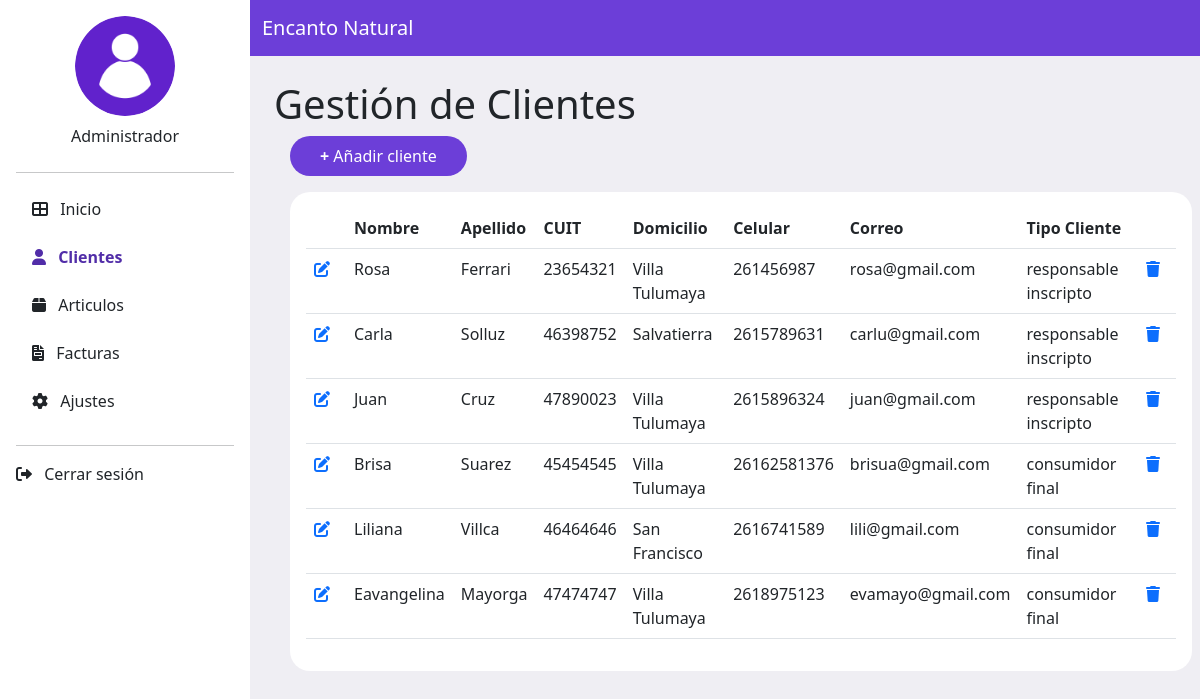
The app's page /vista/clientes.php with its own data.
### tables this page shows
CREATE TABLE `cliente` (
  `id_cliente` int(11) NOT NULL,
  `nombre` varchar(50) NOT NULL,
  `apellido` varchar(50) NOT NULL,
  `dni` char(8) NOT NULL,
  `domicilio` varchar(255) DEFAULT NULL,
  `celular` varchar(20) DEFAULT NULL,
  `tipo_cliente` enum('responsable inscripto','consumidor final') NOT NULL,
  `correo` varchar(80) DEFAULT NULL
);

### modelo/conexion.php (called while the page is built, shortened)
<?php
class Conexion
{
    private $conexion;
    public function __construct()
    {
        $this->conexion = new mysqli("localhost:3307", "root", "", "facturacion");
    }
    public function obtener_clientes()
    {
        $sql = "SELECT * FROM cliente";
        $stmt = $this->conexion->prepare($sql);
        $stmt->execute();
        $result = $stmt->get_result();
        if ($result->num_rows > 0) {
            return $result->fetch_all(MYSQLI_ASSOC);
        } else {
            return [];
        }
    }
}

### vista/clientes.php (the view, shortened to what this page needs)
<!DOCTYPE html>
<html lang="en">
<head>
  <link href="https://cdn.jsdelivr.net/npm/bootstrap@5.3.0/dist/css/bootstrap.min.css" rel="stylesheet">
  <link rel="stylesheet" href="https://cdnjs.cloudflare.com/ajax/libs/font-awesome/6.0.0-beta3/css/all.min.css">
  <link rel="stylesheet" href="styles.css">
</head>
<body>
  <?php
  include_once("../modelo/conexion.php");
  $modelo = new conexion();
  $clientes = $modelo->obtener_clientes();
  ?>
  <div class="d-flex">
    <div id="sidebar" class="bg-light p-3">
      <div class="text-center mb-4">
        <img src="img/user1.png" class="rounded-circle" alt="Avatar">
        <p class="mt-2">Administrador <br><?php session_start();
                                          echo htmlspecialchars($_SESSION["nombre_usuario"]) ?> </p>
      </div>
      <hr>
      <ul class="nav flex-column">
        <li class="nav-item mb-2">
          <a class="nav-link text-dark" href="admin.php"><i class="fas fa-th-large me-2"></i> Inicio</a>
        </li>
        <li class="nav-item mb-2">
          <a class="nav-link text-dark active" href="clientes.php"><i class="fas fa-user me-2"></i> Clientes</a>
        </li>
        <li class="nav-item mb-2">
          <a class="nav-link text-dark" href="articulos.php"><i class="fas fa-box me-2"></i> Articulos</a>
        </li>
        <li class="nav-item mb-2">
          <a class="nav-link text-dark" href="facturas.php"><i class="fas fa-file-invoice me-2"></i> Facturas</a>
        </li>
        <li class="nav-item mb-2">
          <a class="nav-link text-dark" href="ajustes.php"><i class="fas fa-cog me-2"></i> Ajustes</a>
        </li>
      </ul>
      <hr>
      <div class="mt-auto">
        <a class="nav-link text-dark" href="../controlador/cerrarSession.php"><i class="fas fa-sign-out-alt me-2"></i> Cerrar sesión</a>
      </div>
    </div>
    <div class="w-100">
      <nav class="navbar navbar-expand-lg navbar-light text-white">
        <div class="container-fluid">
          <span class="navbar-brand text-white">Encanto Natural</span>
        </div>
      </nav>
      <div class="content p-4 ">
        <div class="title-box">
          <h1>Gestión de Clientes</h1>
        </div>
        <a class="btn custom-btn btn-center mb-3 ms-3" onclick="abrirRecuadro()"><b>+</b> Añadir cliente </a>
        <div class="card custom-card ms-3">
          <div class="card-body">
            <table class="table table-hover">
              <thead>
                <tr>
                  <th scope="col"> </th>
                  <th scope="col">Nombre</th>
                  <th scope="col">Apellido</th>
                  <th scope="col">CUIT</th>
                  <th scope="col">Domicilio</th>
                  <th scope="col">Celular</th>
                  <th scope="col">Correo</th>
                  <th scope="col">Tipo Cliente</th>
                  <th scope="col"> </th>
                </tr>
              </thead>
              <tbody>
                <?php
                foreach ($clientes as $cliente) {
                  echo "<tr >";
                  echo "<th><a scope='row' href='../controlador/accionesCliente.php?accion=editar&id=" . $cliente["id_cliente"] . "'><i class='fas fa-edit me-2'></i></a></th>";
                  echo "<td>" . $cliente["nombre"] . "</td>";
                  echo "<td>" . $cliente["apellido"] . "</td>";
                  echo "<td>" . $cliente["dni"] . "</td>";
                  echo "<td>" . $cliente["domicilio"] . "</td>";
                  echo "<td>" . $cliente["celular"] . "</td>";
                  echo "<td>" . $cliente["correo"] . "</td>";
                  echo "<td>" . $cliente["tipo_cliente"] . "</td>";
                  echo "<th><a scope='row' href='../controlador/accionesCliente.php?accion=eliminar&id=" . $cliente["id_cliente"] . "'><i class='fas fa-trash me-2'></i></a></th>";
                  echo "</tr>";
                }
                ?>
              </tbody>
            </table>
          </div>
        </div>
      </div>
</body>
</html>

### vista/styles.css (style rules this page uses)
#sidebar { width: 250px; height: 100vh; position: fixed; left: 0; top: 0; overflow-y: auto; background-color: white !important; }
#sidebar .nav-link { font-size: 16px; }
#sidebar .nav-link.active { color: #512da8 !important; border-radius: 5px; font-weight: bold; }
#sidebar img { width: 100px; height: 100px; }
#sidebar .mt-auto { margin-top: auto; }
.content { margin-left: 250px; width: calc(100% - 250px); }
#sidebar .nav-link { color: #343a40; transition: color 0.3s ease-in-out; }
#sidebar .nav-link i { transition: color 0.3s ease-in-out; }
.content { margin-left: 250px; }
.navbar { margin-left: 250px; background-color: #6c3ed8; }
.custom-btn { background-color: #6c3ed8; color: white; border: none; padding: 8px 30px; border-radius: 20px; transition: background-color 0.3s ease; align-items: center; }
.custom-card { border-radius: 20px; border:none; width: 100%; max-width: 100%; overflow: hidden; }
body { background-color: #efeef3; }

### records on screen
cliente: nombre "Rosa", apellido "Ferrari", dni "23654321", domicilio "Villa Tulumaya", celular "261456987", correo "rosa@gmail.com", tipo_cliente "responsable inscripto"
cliente: nombre "Carla", apellido "Solluz", dni "46398752", domicilio "Salvatierra", celular "2615789631", correo "carlu@gmail.com", tipo_cliente "responsable inscripto"
cliente: nombre "Juan", apellido "Cruz", dni "47890023", domicilio "Villa Tulumaya", celular "2615896324", correo "juan@gmail.com", tipo_cliente "responsable inscripto"
cliente: nombre "Brisa", apellido "Suarez", dni "45454545", domicilio "Villa Tulumaya", celular "26162581376", correo "brisua@gmail.com", tipo_cliente "consumidor final"
cliente: nombre "Liliana", apellido "Villca", dni "46464646", domicilio "San Francisco", celular "2616741589", correo "lili@gmail.com", tipo_cliente "consumidor final"
cliente: nombre "Eavangelina", apellido "Mayorga", dni "47474747", domicilio "Villa Tulumaya", celular "2618975123", correo "evamayo@gmail.com", tipo_cliente "consumidor final"
